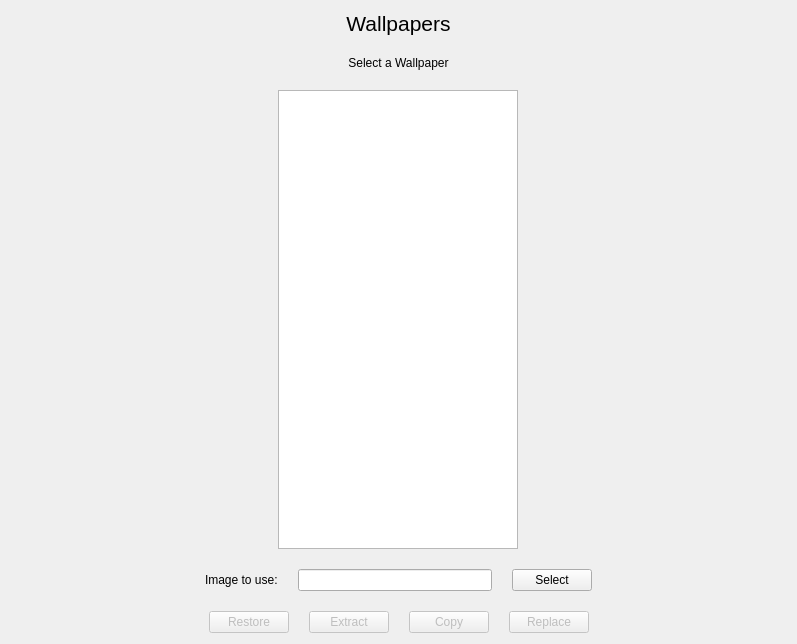
<?xml version="1.0" encoding="UTF-8"?>
<ui version="4.0">
 <class>Wallpaper</class>
 <widget class="QWidget" name="Wallpaper">
  <property name="geometry">
   <rect>
    <x>0</x>
    <y>0</y>
    <width>797</width>
    <height>644</height>
   </rect>
  </property>
  <property name="windowTitle">
   <string>Form</string>
  </property>
  <layout class="QVBoxLayout" name="verticalLayout">
   <property name="spacing">
    <number>20</number>
   </property>
   <item>
    <widget class="QLabel" name="label">
     <property name="font">
      <font>
       <pointsize>16</pointsize>
      </font>
     </property>
     <property name="text">
      <string>Wallpapers</string>
     </property>
     <property name="alignment">
      <set>Qt::AlignmentFlag::AlignHCenter|Qt::AlignmentFlag::AlignTop</set>
     </property>
    </widget>
   </item>
   <item>
    <widget class="QLabel" name="bundle">
     <property name="sizePolicy">
      <sizepolicy hsizetype="Preferred" vsizetype="Preferred">
       <horstretch>0</horstretch>
       <verstretch>0</verstretch>
      </sizepolicy>
     </property>
     <property name="minimumSize">
      <size>
       <width>100</width>
       <height>0</height>
      </size>
     </property>
     <property name="text">
      <string>Select a Wallpaper</string>
     </property>
     <property name="alignment">
      <set>Qt::AlignmentFlag::AlignHCenter|Qt::AlignmentFlag::AlignTop</set>
     </property>
    </widget>
   </item>
   <item>
    <layout class="QHBoxLayout" name="main_content">
     <item>
      <widget class="QListView" name="wallpaperView">
       <property name="maximumSize">
        <size>
         <width>240</width>
         <height>16777215</height>
        </size>
       </property>
       <property name="cursor" stdset="0">
        <cursorShape>PointingHandCursor</cursorShape>
       </property>
       <property name="frameShape">
        <enum>QFrame::Shape::StyledPanel</enum>
       </property>
       <property name="iconSize">
        <size>
         <width>256</width>
         <height>362</height>
        </size>
       </property>
       <property name="resizeMode">
        <enum>QListView::ResizeMode::Adjust</enum>
       </property>
       <property name="layoutMode">
        <enum>QListView::LayoutMode::Batched</enum>
       </property>
       <property name="spacing">
        <number>2</number>
       </property>
       <property name="viewMode">
        <enum>QListView::ViewMode::IconMode</enum>
       </property>
      </widget>
     </item>
    </layout>
   </item>
   <item>
    <layout class="QHBoxLayout" name="horizontalLayout_3">
     <item>
      <spacer name="horizontalSpacer_4">
       <property name="orientation">
        <enum>Qt::Orientation::Horizontal</enum>
       </property>
       <property name="sizeHint" stdset="0">
        <size>
         <width>40</width>
         <height>20</height>
        </size>
       </property>
      </spacer>
     </item>
     <item>
      <layout class="QVBoxLayout" name="verticalLayout_2">
       <item>
        <widget class="QLabel" name="label_4">
         <property name="text">
          <string>Image to use:</string>
         </property>
        </widget>
       </item>
      </layout>
     </item>
     <item>
      <layout class="QVBoxLayout" name="verticalLayout_3">
       <item>
        <widget class="QLineEdit" name="wallpaperEdit">
         <property name="enabled">
          <bool>true</bool>
         </property>
         <property name="readOnly">
          <bool>true</bool>
         </property>
        </widget>
       </item>
      </layout>
     </item>
     <item>
      <layout class="QVBoxLayout" name="verticalLayout_4">
       <item>
        <widget class="QPushButton" name="selectButton">
         <property name="cursor">
          <cursorShape>PointingHandCursor</cursorShape>
         </property>
         <property name="text">
          <string>Select</string>
         </property>
         <property name="icon">
          <iconset theme="QIcon::ThemeIcon::DocumentOpen"/>
         </property>
        </widget>
       </item>
      </layout>
     </item>
     <item>
      <spacer name="horizontalSpacer">
       <property name="orientation">
        <enum>Qt::Orientation::Horizontal</enum>
       </property>
       <property name="sizeHint" stdset="0">
        <size>
         <width>40</width>
         <height>20</height>
        </size>
       </property>
      </spacer>
     </item>
    </layout>
   </item>
   <item>
    <layout class="QHBoxLayout" name="horizontalLayout_4">
     <item>
      <spacer name="horizontalSpacer_2">
       <property name="orientation">
        <enum>Qt::Orientation::Horizontal</enum>
       </property>
       <property name="sizeType">
        <enum>QSizePolicy::Policy::Expanding</enum>
       </property>
       <property name="sizeHint" stdset="0">
        <size>
         <width>120</width>
         <height>20</height>
        </size>
       </property>
      </spacer>
     </item>
     <item>
      <widget class="QPushButton" name="restoreButton">
       <property name="enabled">
        <bool>false</bool>
       </property>
       <property name="cursor">
        <cursorShape>PointingHandCursor</cursorShape>
       </property>
       <property name="text">
        <string>Restore</string>
       </property>
      </widget>
     </item>
     <item>
      <widget class="QPushButton" name="extractButton">
       <property name="enabled">
        <bool>false</bool>
       </property>
       <property name="sizePolicy">
        <sizepolicy hsizetype="Fixed" vsizetype="Fixed">
         <horstretch>0</horstretch>
         <verstretch>0</verstretch>
        </sizepolicy>
       </property>
       <property name="cursor">
        <cursorShape>PointingHandCursor</cursorShape>
       </property>
       <property name="layoutDirection">
        <enum>Qt::LayoutDirection::LeftToRight</enum>
       </property>
       <property name="text">
        <string>Extract</string>
       </property>
      </widget>
     </item>
     <item>
      <widget class="QPushButton" name="copyButton">
       <property name="enabled">
        <bool>false</bool>
       </property>
       <property name="sizePolicy">
        <sizepolicy hsizetype="Fixed" vsizetype="Fixed">
         <horstretch>0</horstretch>
         <verstretch>0</verstretch>
        </sizepolicy>
       </property>
       <property name="minimumSize">
        <size>
         <width>0</width>
         <height>0</height>
        </size>
       </property>
       <property name="cursor">
        <cursorShape>PointingHandCursor</cursorShape>
       </property>
       <property name="layoutDirection">
        <enum>Qt::LayoutDirection::LeftToRight</enum>
       </property>
       <property name="text">
        <string>Copy</string>
       </property>
      </widget>
     </item>
     <item>
      <widget class="QPushButton" name="replaceButton">
       <property name="enabled">
        <bool>false</bool>
       </property>
       <property name="sizePolicy">
        <sizepolicy hsizetype="Fixed" vsizetype="Fixed">
         <horstretch>0</horstretch>
         <verstretch>0</verstretch>
        </sizepolicy>
       </property>
       <property name="cursor">
        <cursorShape>PointingHandCursor</cursorShape>
       </property>
       <property name="layoutDirection">
        <enum>Qt::LayoutDirection::LeftToRight</enum>
       </property>
       <property name="text">
        <string>Replace</string>
       </property>
      </widget>
     </item>
     <item>
      <spacer name="horizontalSpacer_3">
       <property name="orientation">
        <enum>Qt::Orientation::Horizontal</enum>
       </property>
       <property name="sizeHint" stdset="0">
        <size>
         <width>40</width>
         <height>20</height>
        </size>
       </property>
      </spacer>
     </item>
    </layout>
   </item>
  </layout>
 </widget>
 <resources>
  <include location="../resources.qrc"/>
 </resources>
 <connections/>
</ui>
